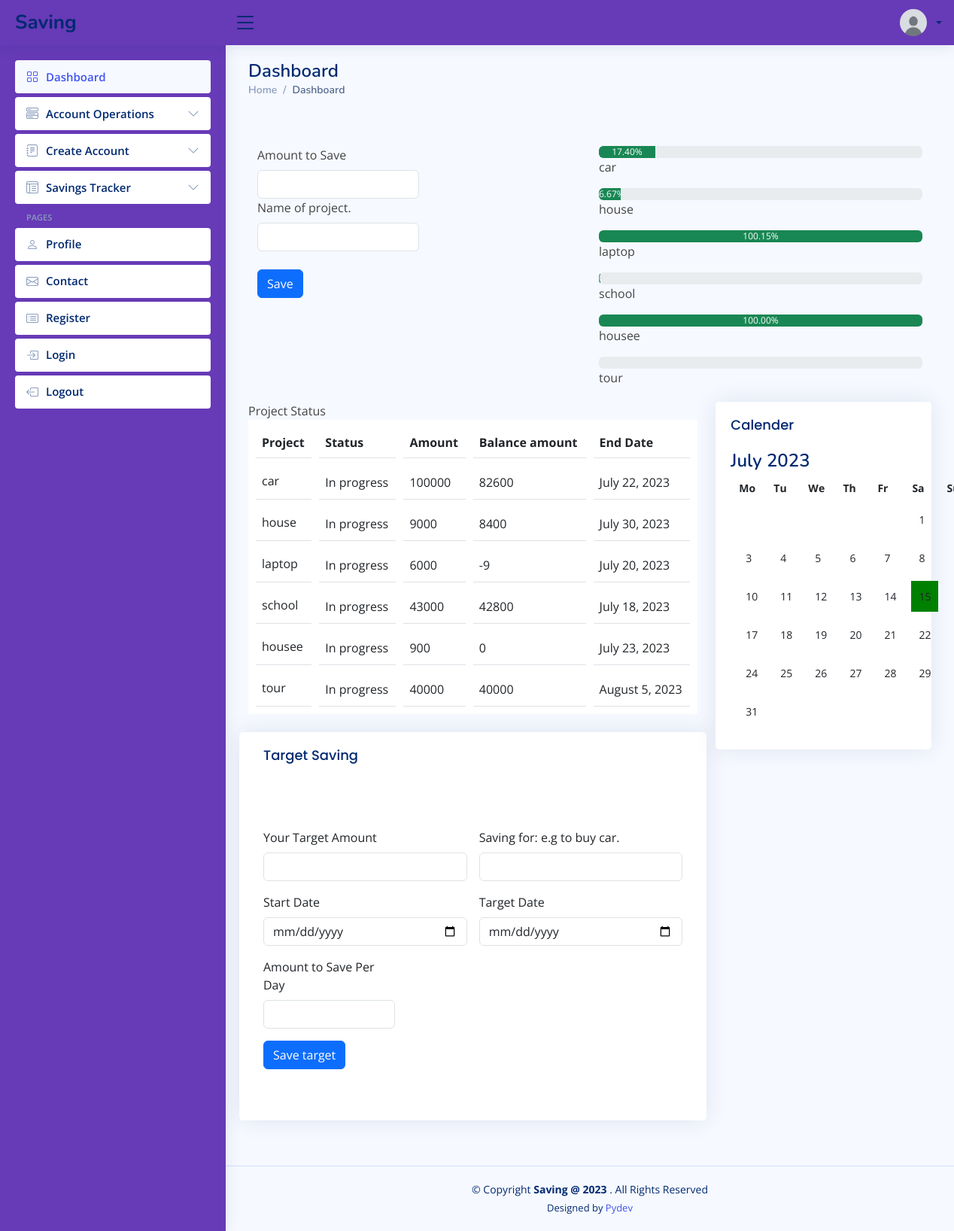
/daily-saving (signed in), run on the app's committed database.
### accounts/models.py (models this page shows, shortened)
class User(AbstractUser):
	is_account_staff = models.BooleanField("Is account_staff", default=False)
	is_customer = models.BooleanField("Is customer", default=False)
	is_employee = models.BooleanField("Is employee", default=False)

class Profile(models.Model):
	user             = models.OneToOneField(settings.AUTH_USER_MODEL, on_delete=models.CASCADE)
	image            = models.ImageField(default="default.jpg", upload_to="profile_pics")
	about            = models.TextField()
	company          = models.CharField(max_length=100, blank=True, null=True)
	job              = models.CharField(max_length=100, blank=True, null=True)
	country          = models.CharField(max_length=100, blank=True, null=True)
	address          = models.CharField(max_length=100, blank=True, null=True)
	phone            = models.CharField(max_length=100, blank=True, null=True)
	twitter_profile  = models.CharField(max_length=100, blank=True, null=True)
	facebook_profile = models.CharField(max_length=100, blank=True, null=True)
	instagram_profile = models.CharField(max_length=100, blank=True, null=True)
	linkedin_profile = models.CharField(max_length=100, blank=True, null=True)

### savings/models.py (models this page shows, shortened)
class Target_saving_record(models.Model):
	user = models.ForeignKey(settings.AUTH_USER_MODEL, on_delete=models.CASCADE)
	saving_for = models.CharField(max_length=100)
	target_amount = models.CharField(max_length=100)
	amount_saved = models.CharField(max_length=100, default=0)
	balence_amount = models.CharField(max_length=100, default=0)
	progress = models.CharField(max_length=100, default=0)
	saving_par_time = models.CharField(max_length=100)
	start_date = models.DateTimeField()
	end_date = models.DateTimeField()

### savings/views.py (the view, shortened to what this page needs)
# urls.py: path("daily-saving", views.dairly_deposit, name="dairly_deposit"),
def dairly_deposit(request):
	user = request.user
	target_item = Target_saving_record.objects.filter(user=user)
	return render(request, "savings/target_saving.html", {
			"target_item": target_item,
			})

### templates/savings/target_saving.html (shortened to what this page needs)
{% load static %}
<!DOCTYPE html>
<html lang="en">
  <head>
    <link
      href="{% static 'assets/vendor/bootstrap/css/bootstrap.min.css' %}"
      rel="stylesheet"
    />
    <link
      href="{% static 'assets/vendor/bootstrap-icons/bootstrap-icons.css' %}"
      rel="stylesheet"
    />
    <link
      href="{% static 'assets/vendor/boxicons/css/boxicons.min.css' %}"
      rel="stylesheet"
    />
    <link
      href="{% static 'assets/vendor/quill/quill.snow.css' %}"
      rel="stylesheet"
    />
    <link
      href="{% static 'assets/vendor/quill/quill.bubble.css' %}"
      rel="stylesheet"
    />
    <link
      href="{% static 'assets/vendor/remixicon/remixicon.css' %}"
      rel="stylesheet"
    />
    <link
      href="{% static 'assets/vendor/simple-datatables/style.css' %}"
      rel="stylesheet"
    />
    <link href="{% static 'assets/css/style.css' %}" rel="stylesheet" />
    <link href="{% static 'assets/css/more.css' %}" rel="stylesheet" />
  </head>
  <body>
    <header id="header" class="header fixed-top d-flex align-items-center">
      <div class="d-flex align-items-center justify-content-between">
        <a href="{% url 'savings' %}" class="logo d-flex align-items-center">
          <span class="d-none d-lg-block">Saving</span>
        </a>
        <i class="bi bi-list toggle-sidebar-btn"></i>
      </div>
      <nav class="header-nav ms-auto">
        <ul class="d-flex align-items-center">
          <li class="nav-item dropdown pe-3">
            <a
              class="nav-link nav-profile d-flex align-items-center pe-0"
              href="#"
              data-bs-toggle="dropdown"
            >
              <img
                src="{{user.profile.image.url}}"
                alt="Profile"
                class="rounded-circle"
              />
              <span class="d-none d-md-block dropdown-toggle ps-2"
                >{{user.first_name|slice:"0:1"}} {{user.last_name}}</span
              > </a
            >
          </li>
        </ul>
      </nav>
    </header>
      <aside id="sidebar" class="sidebar">
        <ul class="sidebar-nav" id="sidebar-nav">
          <li class="nav-item">
            <a class="nav-link" href="{% url 'savings' %}">
              <i class="bi bi-grid"></i>
              <span>Dashboard</span>
            </a>
          </li>
          <li class="nav-item">
            <a
              class="nav-link collapsed"
              data-bs-target="#components-nav"
              data-bs-toggle="collapse"
              href="#"
            >
              <i class="bi bi-menu-button-wide"></i><span>Account Operations</span
              ><i class="bi bi-chevron-down ms-auto"></i>
            </a>
          </li>
          <li class="nav-item">
            <a
              class="nav-link collapsed"
              data-bs-target="#forms-nav"
              data-bs-toggle="collapse"
              href="#"
            >
              <i class="bi bi-journal-text"></i><span>Create Account</span
              ><i class="bi bi-chevron-down ms-auto"></i>
            </a>
          </li>
          <li class="nav-item">
            <a
              class="nav-link collapsed"
              data-bs-target="#tables-nav"
              data-bs-toggle="collapse"
              href="#"
            >
              <i class="bi bi-layout-text-window-reverse"></i><span>Savings Tracker</span>
              <i class="bi bi-chevron-down ms-auto"></i>
            </a>
          </li>
          <li class="nav-heading">Pages</li>
          <li class="nav-item">
            <a class="nav-link collapsed" href="{% url 'userprofile' %}">
              <i class="bi bi-person"></i>
              <span>Profile</span>
            </a>
          </li>
          <li class="nav-item">
            <a class="nav-link collapsed" href="">
              <i class="bi bi-envelope"></i>
              <span>Contact</span>
            </a>
          </li>
          <li class="nav-item">
            <a class="nav-link collapsed" href="{% url 'register' %}">
              <i class="bi bi-card-list"></i>
              <span>Register</span>
            </a>
          </li>
          <li class="nav-item">
            <a class="nav-link collapsed" href="{% url 'login' %}">
              <i class="bi bi-box-arrow-in-right"></i>
              <span>Login</span>
            </a>
          </li>
          <li class="nav-item">
            <a class="nav-link collapsed" href="{% url 'logout' %}">
              <i class="bi bi-box-arrow-left"></i>
              <span>Logout</span>
            </a>
          </li>
        </ul>
      </aside>
    <main id="main" class="main">
      <div class="pagetitle">
        <h1>Dashboard</h1>
        <nav>
          <ol class="breadcrumb">
            <li class="breadcrumb-item"><a href="{% url 'savings' %}">Home</a></li>
            <li class="breadcrumb-item active">Dashboard</li>
          </ol>
        </nav>
         <div>
               <br><br>
          </div>
      <section>
        <div class="container">
          <div class="row">
            <div class="col-md-6">
                <form action="{% url 'dairly_deposit' %}" method="POST">
                  <div class="col-md-6 ">
                  <label for="validationTooltip01" class="form-label"
                    >Amount to Save</label
                  >
                  <input
                    type="text"
                    class="form-control"
                    name="dairly_deposit"
                    required
                  />
                 </div>
                 <div class="col-md-6 ">
                  <label for="validationTooltip01" class="form-label"
                    >Name of project.</label
                  >
                  <input
                    type="text"
                    class="form-control"
                    name="project_name"
                    required
                  />
                 </div>
                 <br />
                <div class="col-md-12">
                  <button class="btn btn-primary" type="submit">Save</button>
                  <br><br>
                </div>
                </form>
            </div >
            <div class="col-md-6">
              {% for obj in target_item %}
              <div class="custom-margin">
                <div class="progress " role="progressbar" aria-label="Success example" aria-valuenow="25" aria-valuemin="0" aria-valuemax="100">
                <div class="progress-bar {% if obj.progress <= 50 %}bg-danger{% else %}bg-success{% endif %}" style="width: {{obj.progress|floatformat:2 }}%">{{obj.progress|floatformat:2 }}%</div>
              </div>
              <p>{{obj.saving_for}}</p>
              {% endfor %}
            </div>
          </div>
        </div>
      </section>
      <section class="section dashboard">
        <div class="row">
          <div class="col-lg-8">
            <div class="row">
              <div class="col-xxl-12 col-md-12">
                <caption >Project Status</caption>
                <table class="table align-middle mb-0 bg-white">
                  <thead class="bg-light">
                    <tr>
                      <th>Project</th>
                      <th>Status</th>
                      <th>Amount</th>
                      <th>Balance amount</th>
                      <th>End Date</th>
                    </tr>
                  </thead>
                  <tbody>
                    {% for item in target_item %}
                    <tr>
                      <td>
                        <p class="fw-normal mb-1">{{item.saving_for}}</p>
                      </td>
                      {% if item.balence_amount <= 0 %}
                      <td>Target achieved</td>
                      {% else %}
                      <td>In progress</td>
                      {% endif %}
                      <td>{{item.target_amount}}</td>
                      {% if item.progress >= 100 %}
                      <td class="red-bg">0.0</td>
                      {% else %}
                      <td class="red-bg">{{item.balence_amount}}</td>
                      {% endif %}
                      <td>{{item.end_date|date:"F j, Y"}}</td>
                    </tr>
                    {% endfor %}
                  </tbody>
                </table>
                <br>
              </div>
              <section class="section">
  <div class="row">
    <div class="card">
      <div class="card-body">
        <h5 class="card-title">Target Saving</h5>
        <br><br>
        <form
          action="{% url 'target_saving' %}"
          method="POST"
          class="row g-3 needs-validation"
          novalidate
        >
          <div class="col-md-6 position-relative">
            <label for="validationTooltip01" class="form-label"
              >Your Target Amount</label
            >
            <input
              type="text"
              class="form-control"
              id="validationTooltip01"
              name="target_amount"
              required
            />
          </div>
          <div class="col-md-6 position-relative">
            <label for="validationTooltip02" class="form-label">Saving for: e.g to buy car. </label>
            <input
              type="text"
              class="form-control"
              id="validationTooltip02"
              name="saving_for"
              required
            />
          </div>
          <div class="col-md-6 position-relative">
            <label for="validationTooltip02" class="form-label">Start Date</label>
            <input
              type="date"
              class="form-control"
              id="validationTooltip02"
              name="start_date"
              required
            />
          </div>
           <div class="col-md-6 position-relative">
            <label for="validationTooltip02" class="form-label">Target Date</label>
            <input
              type="date"
              class="form-control"
              id="validationTooltip02"
              name="end_date"
              required
            />
          </div>
          <div class="col-md-4 position-relative">
            <label for="validationTooltip01" class="form-label"
              >Amount to Save Per Day</label
            >
            <input
              type="text"
              class="form-control"
              id="validationTooltip01"
              name="saving_par_time"
              required
            />
          </div>
          <br />
          <div class="col-12">
            <button class="btn btn-primary" type="submit">Save target</button>
          </div>
        </form>
        <br /><br />
    </div>
  </div>
</section>
            </div>
          </div>
          <div class="col-lg-4">
            <div class="card">
              <div class="card-body">
                <h5 class="card-title">
                  Calender
                </h5>
                <div class="activity">
                  <head>
                </head>
                <body>
                    <h1>{{ month_name }} {{ year }}</h1>
                    <table>
                        <thead>
                            <tr>
                                <th>Mo</th>
                                <th>Tu</th>
                                <th>We</th>
                                <th>Th</th>
                                <th>Fr</th>
                                <th>Sa</th>
                                <th>Su</th>
                            </tr>
                        </thead>
                        <tbody>
                            {% for week in calendar %}
                            <tr>
                                {% for day in week %}
                                <td {% if day == current_day %} class="current-day" {%endif%}>
                                    {% if day == 0 %}
                                        &nbsp;
                                    {% else %}
                                        {{ day }}
                                    {% endif %}
                                </td>
                                {% endfor %}
                            </tr>
                            {% endfor %}
                        </tbody>
                    </table>
                </div>
              </div>
            </div>
          </div>
        </div>
      </section>
    </main>
    <footer id="footer" class="footer">
      <div class="copyright">
        &copy; Copyright <strong><span>Saving @ 2023 </span></strong>. All
        Rights Reserved
      </div>
      <div class="credits">Designed by <a href="">Pydev</a></div>
    </footer>
  </body>
</html>

### data on the page
User: profile.image (placeholder picture)
Target_saving_record: progress "17.40", saving_for "car", shows "In progress", target_amount "100000", balence_amount "82600", end_date "July 22, 2023"
Target_saving_record: progress "6.67", saving_for "house", shows "In progress", target_amount "9000", balence_amount "8400", end_date "July 30, 2023"
Target_saving_record: progress "100.15", saving_for "laptop", shows "In progress", target_amount "6000", balence_amount "-9", end_date "July 20, 2023"
Target_saving_record: {{ obj.progress|floatformat:2 }} 0.47 (drawn), saving_for "school", shows "In progress", target_amount "43000", balence_amount "42800", end_date "July 18, 2023"
Target_saving_record: progress "100.00", saving_for "housee", shows "In progress", target_amount "900", balence_amount "0", end_date "July 23, 2023"
Target_saving_record: saving_for "tour", shows "In progress", target_amount "40000", balence_amount "40000", end_date "August 5, 2023"

### other printed values
{{ month_name }} "July"
{{ year }} "2023"
{{ day }} "1" "3" "4" "5" "6" "7" "8" "10" "11" "12" "13" "14" "15" "17" "18" "19" "20" "21" "22" "24" "25" "26" "27" "28" "29" "31"
